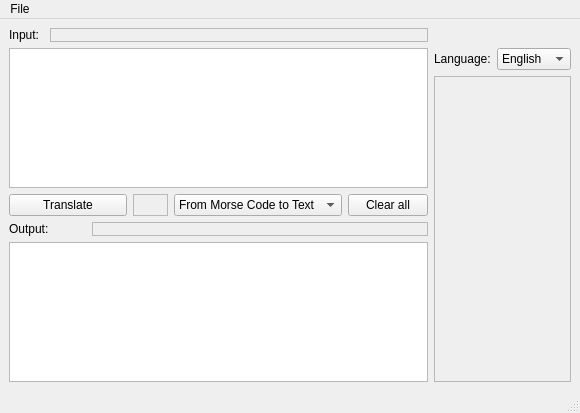
<?xml version="1.0" encoding="UTF-8"?>
<ui version="4.0">
 <class>MainWindow</class>
 <widget class="QMainWindow" name="MainWindow">
  <property name="geometry">
   <rect>
    <x>0</x>
    <y>0</y>
    <width>580</width>
    <height>413</height>
   </rect>
  </property>
  <property name="windowTitle">
   <string>MainWindow</string>
  </property>
  <widget class="QWidget" name="centralwidget">
   <layout class="QGridLayout" name="gridLayout">
    <item row="0" column="0">
     <widget class="QLabel" name="label_2">
      <property name="text">
       <string>Input:</string>
      </property>
     </widget>
    </item>
    <item row="0" column="1" colspan="5">
     <widget class="QFrame" name="frame_3">
      <property name="frameShape">
       <enum>QFrame::StyledPanel</enum>
      </property>
      <property name="frameShadow">
       <enum>QFrame::Raised</enum>
      </property>
     </widget>
    </item>
    <item row="1" column="0" rowspan="2" colspan="6">
     <widget class="QTextEdit" name="textEdit"/>
    </item>
    <item row="1" column="6">
     <widget class="QLabel" name="label">
      <property name="text">
       <string>Language:</string>
      </property>
     </widget>
    </item>
    <item row="1" column="7">
     <widget class="QComboBox" name="comboBox">
      <item>
       <property name="text">
        <string>English</string>
       </property>
      </item>
      <item>
       <property name="text">
        <string>Russian</string>
       </property>
      </item>
     </widget>
    </item>
    <item row="2" column="6" rowspan="4" colspan="2">
     <widget class="QFrame" name="frame">
      <property name="frameShape">
       <enum>QFrame::StyledPanel</enum>
      </property>
      <property name="frameShadow">
       <enum>QFrame::Raised</enum>
      </property>
     </widget>
    </item>
    <item row="3" column="0" colspan="3">
     <widget class="QPushButton" name="pushButton">
      <property name="text">
       <string>Translate</string>
      </property>
     </widget>
    </item>
    <item row="3" column="3">
     <widget class="QFrame" name="frame_2">
      <property name="frameShape">
       <enum>QFrame::StyledPanel</enum>
      </property>
      <property name="frameShadow">
       <enum>QFrame::Raised</enum>
      </property>
     </widget>
    </item>
    <item row="3" column="4">
     <widget class="QComboBox" name="comboBox_2">
      <item>
       <property name="text">
        <string>From Morse Code to Text</string>
       </property>
      </item>
      <item>
       <property name="text">
        <string>From Text to Morse Code</string>
       </property>
      </item>
     </widget>
    </item>
    <item row="3" column="5">
     <widget class="QPushButton" name="pushButton_2">
      <property name="text">
       <string>Clear all</string>
      </property>
     </widget>
    </item>
    <item row="4" column="0" colspan="2">
     <widget class="QLabel" name="label_3">
      <property name="text">
       <string>Output:</string>
      </property>
     </widget>
    </item>
    <item row="4" column="2" colspan="4">
     <widget class="QFrame" name="frame_4">
      <property name="frameShape">
       <enum>QFrame::StyledPanel</enum>
      </property>
      <property name="frameShadow">
       <enum>QFrame::Raised</enum>
      </property>
     </widget>
    </item>
    <item row="5" column="0" colspan="6">
     <widget class="QTextEdit" name="textEdit_2">
      <property name="html">
       <string>&lt;!DOCTYPE HTML PUBLIC &quot;-//W3C//DTD HTML 4.0//EN&quot; &quot;http://www.w3.org/TR/REC-html40/strict.dtd&quot;&gt;
&lt;html&gt;&lt;head&gt;&lt;meta name=&quot;qrichtext&quot; content=&quot;1&quot; /&gt;&lt;style type=&quot;text/css&quot;&gt;
p, li { white-space: pre-wrap; }
&lt;/style&gt;&lt;/head&gt;&lt;body style=&quot; font-family:'MS Shell Dlg 2'; font-size:8.25pt; font-weight:400; font-style:normal;&quot;&gt;
&lt;p style=&quot;-qt-paragraph-type:empty; margin-top:12px; margin-bottom:12px; margin-left:0px; margin-right:0px; -qt-block-indent:0; text-indent:0px;&quot;&gt;&lt;br /&gt;&lt;/p&gt;&lt;/body&gt;&lt;/html&gt;</string>
      </property>
     </widget>
    </item>
   </layout>
  </widget>
  <widget class="QStatusBar" name="statusbar"/>
  <widget class="QMenuBar" name="menuBar">
   <property name="geometry">
    <rect>
     <x>0</x>
     <y>0</y>
     <width>580</width>
     <height>21</height>
    </rect>
   </property>
   <widget class="QMenu" name="menuFile">
    <property name="title">
     <string>File</string>
    </property>
    <widget class="QMenu" name="menuSave">
     <property name="title">
      <string>Save</string>
     </property>
     <addaction name="actionText_from_1st_bar"/>
     <addaction name="actionText_from_2nd_bar"/>
    </widget>
    <addaction name="actionOpen"/>
    <addaction name="menuSave"/>
   </widget>
   <addaction name="menuFile"/>
  </widget>
  <action name="actionOpen">
   <property name="text">
    <string>Open</string>
   </property>
  </action>
  <action name="actionText_from_1st_bar">
   <property name="text">
    <string>Text from 1st bar</string>
   </property>
  </action>
  <action name="actionText_from_2nd_bar">
   <property name="text">
    <string>Text from 2nd bar</string>
   </property>
  </action>
 </widget>
 <resources/>
 <connections/>
</ui>
